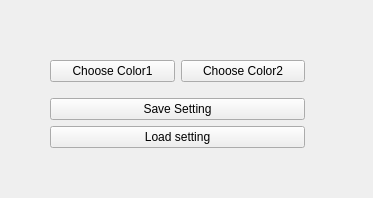
<?xml version="1.0" encoding="UTF-8"?>
<ui version="4.0">
 <class>Widget</class>
 <widget class="QWidget" name="Widget">
  <property name="geometry">
   <rect>
    <x>0</x>
    <y>0</y>
    <width>373</width>
    <height>198</height>
   </rect>
  </property>
  <property name="windowTitle">
   <string>Widget</string>
  </property>
  <widget class="QWidget" name="">
   <property name="geometry">
    <rect>
     <x>50</x>
     <y>50</y>
     <width>255</width>
     <height>110</height>
    </rect>
   </property>
   <layout class="QVBoxLayout" name="verticalLayout_2">
    <item>
     <layout class="QHBoxLayout" name="horizontalLayout">
      <item>
       <widget class="QPushButton" name="pushButton">
        <property name="text">
         <string>Choose Color1</string>
        </property>
       </widget>
      </item>
      <item>
       <widget class="QPushButton" name="pushButton_2">
        <property name="text">
         <string>Choose Color2</string>
        </property>
       </widget>
      </item>
     </layout>
    </item>
    <item>
     <layout class="QVBoxLayout" name="verticalLayout">
      <item>
       <widget class="QPushButton" name="pushButton_3">
        <property name="text">
         <string>Save Setting</string>
        </property>
       </widget>
      </item>
      <item>
       <widget class="QPushButton" name="pushButton_4">
        <property name="text">
         <string>Load setting</string>
        </property>
       </widget>
      </item>
     </layout>
    </item>
   </layout>
  </widget>
 </widget>
 <resources/>
 <connections/>
</ui>
